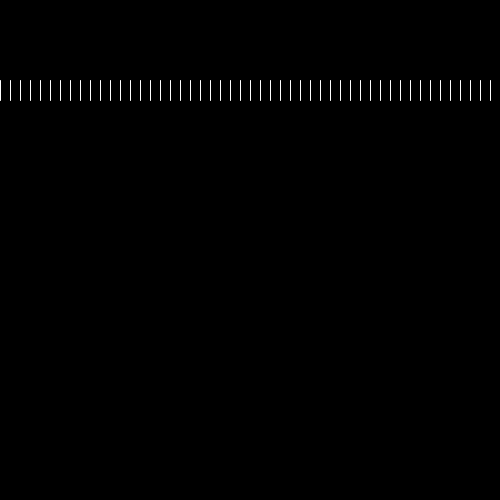
Frame 1 (no input)
Frame 60 (the mouse pressed at the canvas centre just before this capture): identical to frame 1, image omitted
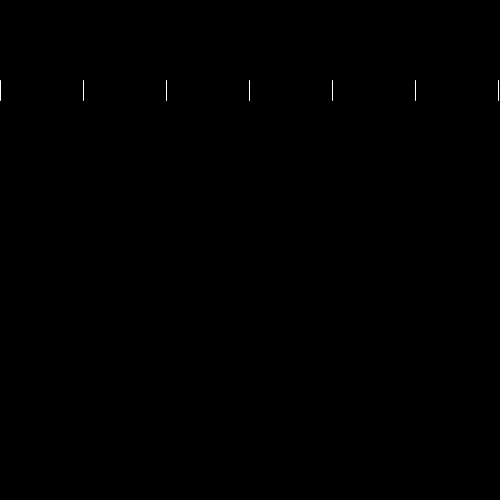
Frame 120 (the mouse held since frame 60 and released just before this capture)

The Processing sketch that drew these frames (run headless with seeded random() and noise(); from frame 60 on, the mouse is pressed at the canvas centre):

// Processing sketch: sketch_200903b
// ── sketch_200903b.pde
int y = 80;
int x = 0;
int spacing = 10;
int len = 20;
int endLegs = 500;

void setup() {
  size(500, 500);
}

void draw() {
  background(0);
  stroke(255);
  x = 0;
  
  // the spacing variable, which sets the distance
  // in between each line, is assigned a value
  // equal to mouseX divided by two.
  
  spacing = constrain(mouseX / 3, 10, width);
  
  while( x <= endLegs) {
    line(x,y,x,y + len);
    
    x = x + spacing;
  }
}
